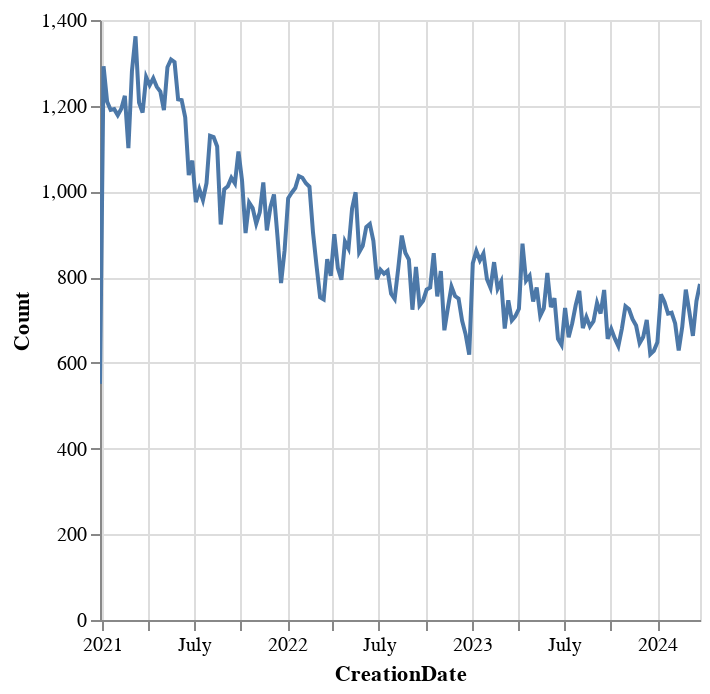

Notebook source saved alongside this figure:
### Code cell
test.plot.line(x="CreationDate", y="Count")

### Figure 1 — Vega-Lite specification as saved in the notebook (floating-point values rounded to 4 significant figures; data arrays with more than 128 entries replaced by an {"elided": "..."} marker saying what was removed)
{"config": {"view": {"continuousWidth": 300, "continuousHeight": 300}}, "data": {"name": "data-4e600849b13b7f29f828a6eb96efcffe"}, "mark": {"type": "line", "tooltip": true}, "encoding": {"x": {"field": "CreationDate", "type": "temporal"}, "y": {"field": "Count", "type": "quantitative"}}, "params": [{"name": "param_6", "select": {"type": "interval", "encodings": ["x", "y"]}, "bind": "scales"}], "$schema": "https://vega.github.io/schema/vega-lite/v5.20.1.json", "datasets": {"data-4e600849b13b7f29f828a6eb96efcffe": {"elided": "170 records"}}}
